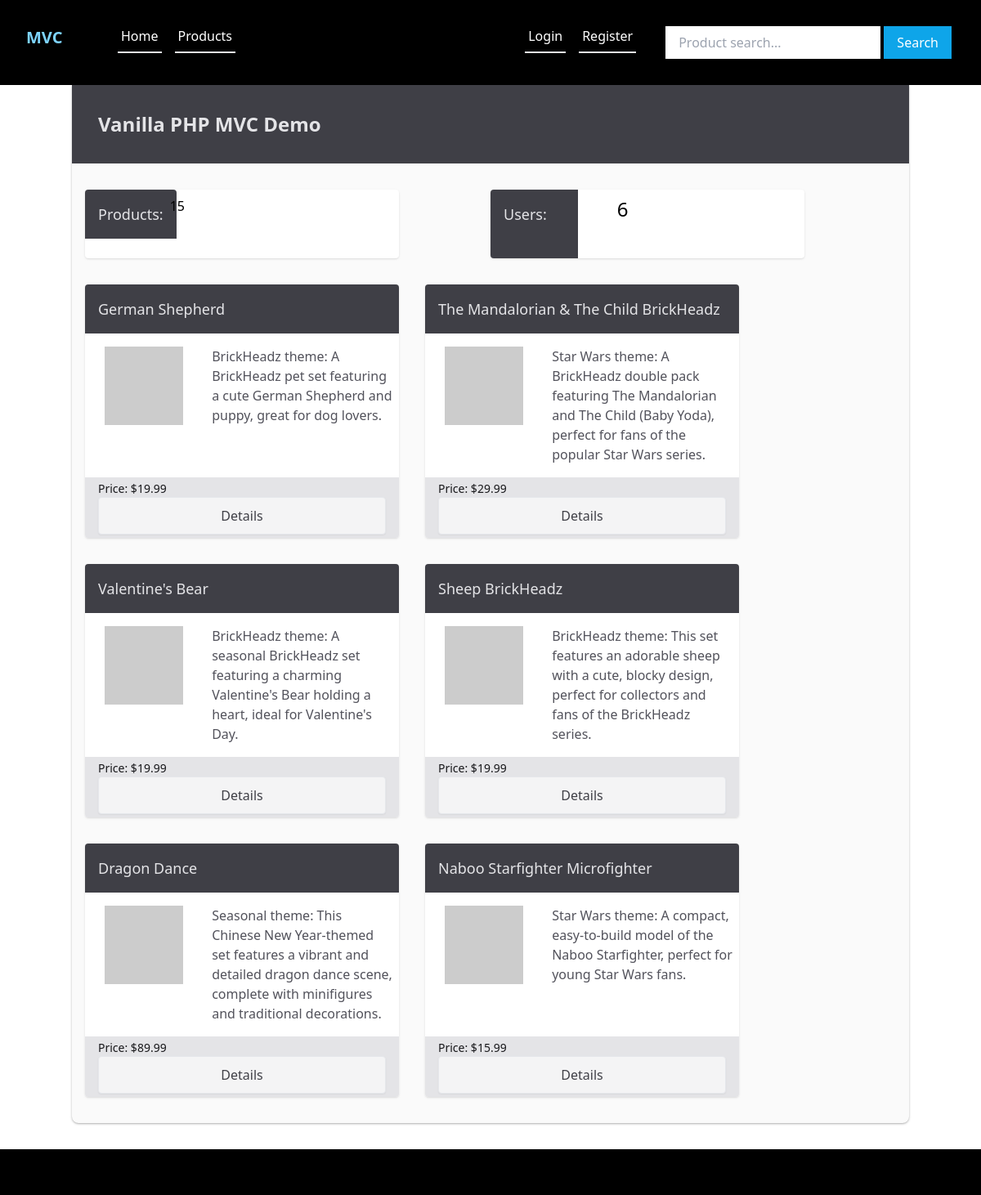
The page / on the database its author committed.
### tables this page shows
CREATE TABLE IF NOT EXISTS `products`
(
    `id`          bigint unsigned NOT NULL AUTO_INCREMENT,
    `user_id`     bigint unsigned      DEFAULT 10,
    `name`        varchar(255)    NOT NULL,
    `description` text,
    `price`       int                  DEFAULT NULL,
    `created_at`  timestamp       NULL DEFAULT CURRENT_TIMESTAMP,
    PRIMARY KEY (`id`)
);

### App/Controllers/HomeController.php (called while the page is built, shortened)
<?php
class HomeController
{
    protected $db;
    public function __construct()
    {
        $config = require basePath('config/db.php');
        $this->db = new Database($config);
    }
    public function index()
    {
        $products = $this->db->query('SELECT * FROM products ORDER BY created_at DESC LIMIT 6')->fetchAll();
        $productCount = $this->db->query('SELECT count(id) as total FROM products ')->fetch();
        $userCount = $this->db->query('SELECT count(id) as total FROM users')->fetch();
        loadView('home', [
            'products' => $products,
            'productCount' => $productCount,
            'userCount' => $userCount,
        ]);
    }
}

### public/index.php (called while the page is built, shortened)
<?php
require '../helpers.php';
$router = new Router();
$uri = parse_url($_SERVER['REQUEST_URI'], PHP_URL_PATH);
$router->route($uri);

### Framework/Database.php (called while the page is built, shortened)
<?php
class Database
{
    public $conn;
    public function __construct($config)
    {
        $dsn = "mysql:host={$config['host']};port={$config['port']};dbname={$config['dbname']}";
        $options = [
            PDO::ATTR_ERRMODE => PDO::ERRMODE_EXCEPTION,
            PDO::ATTR_DEFAULT_FETCH_MODE => PDO::FETCH_OBJ
        ];
        try {
            $this->conn = new PDO($dsn, $config['username'], $config['password'], $options);
        } catch (PDOException $e) {
            throw new Exception("Database connection failed: {$e->getMessage()}");
        }
    }
    public function query($query, $params = [])
    {
        try {
            $sth = $this->conn->prepare($query);
            $sth->execute();
            return $sth;
        } catch (PDOException $e) {
            throw new Exception("Query failed to execute: {$e->getMessage()}");
        }
    }
}

### App/views/home.view.php (the view, shortened to what this page needs)
<?php
require_once basePath("App/views/partials/header.view.php");
?>
<main class="container mx-auto bg-zinc-50 py-8 px-4 shadow shadow-black/25 rounded-b-lg">
    <article>
        <header class="bg-zinc-700 text-zinc-200 -mx-4 -mt-8 p-8 text-2xl font-bold mb-8">
            <h1>Vanilla PHP MVC Demo</h1>
        </header>
        <section class="grid grid-cols-2 my-8 ">
            <section class="max-w-96 min-w-64 bg-white shadow rounded p-2 flex flex-row">
                <header class="-mx-2 bg-zinc-700 text-zinc-200 text-lg p-4 -mt-2 mb-4 rounded-t flex-0">
                    <h4>
                        Products:
                    </h4>
                </header>
                <?= $productCount->total; ?>
            </section>
            <section class="max-w-96 min-w-64 bg-white shadow rounded p-2 grid grid-cols-3">
                <h4 class="-ml-2 mr-6 bg-zinc-700 text-zinc-200 text-lg p-4 -my-2 rounded-l col-span-1">
                    Users:
                </h4>
                <p class="col-span-2 text-2xl ml-6">
                    <?= $userCount->total; ?>
                </p>
            </section>
        </section>
        <section class="flex flex-wrap gap-8 justify-stretch">
            <?php
            foreach ($products as $product):
                ?>
                <article class="max-w-96 min-w-64 bg-white shadow rounded p-2 flex flex-col">
                    <header class="-mx-2 bg-zinc-700 text-zinc-200 text-lg p-4 -mt-2 mb-4 rounded-t flex-0">
                        <h4>
                            <?= $product->name ?>
                        </h4>
                    </header>
                    <section class="flex-grow grid grid-cols-5">
                        <p class="ml-4 col-span-2">
                            <img class="w-24 h-24 " src="https://dummyimage.com/200x200/a1a1aa/fff&text=Image+Here"
                                 alt="">
                        </p>
                        <p class="col-span-3 text-zinc-600"><?= $product->description ?></p>
                    </section>
                    <footer class="-mx-2 bg-zinc-200 text-zinc-900 text-sm px-4 py-1 mt-4 -mb-2 rounded-b flex-0">
                        <p>Price: $<?= $product->price / 100 ?></p>
                        <a href="/products/<?= $product->id ?>"
                           class="block w-full text-center px-5 py-2.5 shadow-sm rounded border
                                  text-base font-medium text-zinc-700 bg-zinc-100 hover:bg-zinc-200">
                            Details
                        </a>
                    </footer>
                </article>
            <?php
            endforeach
            ?>
        </section>
    </article>
</main>

### Framework/Router.php (shortened to what this page needs)
<?php
class Router
{
    protected $routes = [];
    public function registerRoute($method, $uri, $action, $middleware = [])
    {
        list($controller, $controllerMethod) = explode('@', $action);
        $this->routes[] = [
            'method' => $method,
            'uri' => $uri,
            'controller' => $controller,
            'controllerMethod' => $controllerMethod,
            'middleware' => $middleware
        ];
    }
    public function route($uri)
    {
        $requestMethod = $_SERVER['REQUEST_METHOD'];
        foreach ($this->routes as $route) {
            $uriSegments = explode('/', trim($uri, '/'));
            $routeSegments = explode('/', trim($route['uri'], '/'));
            if (count($uriSegments) === count($routeSegments) && strtoupper($route['method'] === $requestMethod)) {
                $params = [];
                $match = true;
                if ($match) {
                    $controllerMethod = $route['controllerMethod'];
                    $controllerInstance = new $controller();
                    $controllerInstance->$controllerMethod($params);
                    return;
                }
            }
        }
    }
}

### rows shown on the page
products: name "German Shepherd", description "BrickHeadz theme: A BrickHeadz pet set featuring a cute German Shepherd and puppy, great for dog lovers.", $product->price/100 "19.99"
products: name "The Mandalorian & The Child BrickHeadz", description "Star Wars theme: A BrickHeadz double pack featuring The Mandalorian and The Child (Baby Yoda), perfect for fans of the popular Star Wars series.", $product->price/100 "29.99"
products: name "Valentine's Bear", description "BrickHeadz theme: A seasonal BrickHeadz set featuring a charming Valentine's Bear holding a heart, ideal for Valentine's Day.", $product->price/100 "19.99"
products: name "Sheep BrickHeadz", description "BrickHeadz theme: This set features an adorable sheep with a cute, blocky design, perfect for collectors and fans of the BrickHeadz series.", $product->price/100 "19.99"
products: name "Dragon Dance", description "Seasonal theme: This Chinese New Year-themed set features a vibrant and detailed dragon dance scene, complete with minifigures and traditional decorations.", $product->price/100 "89.99"
products: name "Naboo Starfighter Microfighter", description "Star Wars theme: A compact, easy-to-build model of the Naboo Starfighter, perfect for young Star Wars fans.", $product->price/100 "15.99"

### other values the page prints
$productCount->total "15"
$userCount->total "6"
